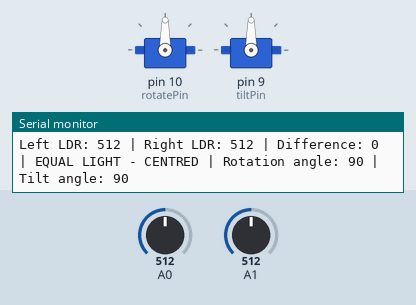
Bench run of a sketch on a simulated Arduino Uno, built with avr-gcc and run on an emulated ATmega328P. Shown: 2 × servo, the last lines printed to the serial monitor. The inputs (shaded band) are chosen by the test bench; at power-on: A0 = 512, A1 = 512.

Above: at 1.7 s.
1.8 s: A0 set to 527
At 4.19 s:
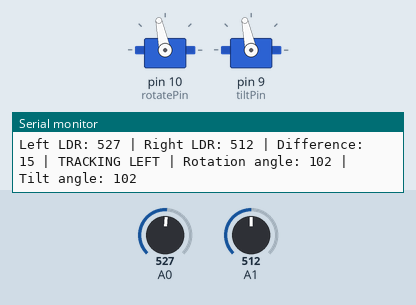
4.8 s: A1 set to 531
6.4 s: A0 set to 511
At 9.36 s:
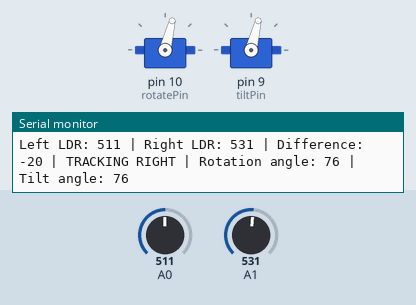
9.4 s: A0 set to 716
12.4 s: A1 set to 696
15.4 s: A1 set to 711
Timing chart, 0 to 18.0 s (numbered marks = the images above; inputs shaded):
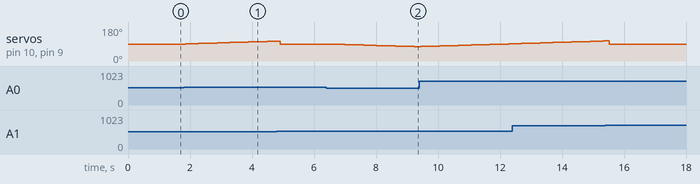

The sketch:

single_axis_new.ino
```cpp
#include <Servo.h>

Servo rotateServo;
Servo tiltServo;

// LDR connections
const int ldrLeft = A0;
const int ldrRight = A1;

// Servo signal pins
const int rotatePin = 10;
const int tiltPin = 9;

// Centre position
const int centerAngle = 90;

// Current servo angles
int rotateAngle = centerAngle;
int tiltAngle = centerAngle;

// Servo limits
const int minAngle = 0;
const int maxAngle = 180;

// Tracking settings
const int tolerance = 5;
const int stepSize = 1;
const int minLight = 80;
const int samples = 10;

// Read average LDR value
int readLDR(int pin) {
  long total = 0;

  for (int i = 0; i < samples; i++) {
    total += analogRead(pin);
    delay(3);
  }

  return total / samples;
}

// Send angles to both servos
void moveServos() {
  rotateServo.write(rotateAngle);
  tiltServo.write(tiltAngle);
}

void setup() {
  Serial.begin(9600);

  rotateServo.attach(rotatePin);
  tiltServo.attach(tiltPin);

  rotateAngle = centerAngle;
  tiltAngle = centerAngle;

  moveServos();

  delay(500);

  Serial.println("SOLAR TRACKER STARTED");
  Serial.println("Night/equal-light position: 90 degrees");
  Serial.println("----------------------------------------");
}

void loop() {
  int leftValue = readLDR(ldrLeft);
  int rightValue = readLDR(ldrRight);

  int difference = leftValue - rightValue;
  int averageLight = (leftValue + rightValue) / 2;

  Serial.print("Left LDR: ");
  Serial.print(leftValue);

  Serial.print(" | Right LDR: ");
  Serial.print(rightValue);

  Serial.print(" | Difference: ");
  Serial.print(difference);

  // NIGHT: return both servos to centre
  if (averageLight < minLight) {
    rotateAngle = centerAngle;
    tiltAngle = centerAngle;

    moveServos();

    Serial.print(" | NIGHT - CENTRED");
  }

  // EQUAL LIGHT: return both servos to centre
  else if (abs(difference) <= tolerance) {
    rotateAngle = centerAngle;
    tiltAngle = centerAngle;

    moveServos();

    Serial.print(" | EQUAL LIGHT - CENTRED");
  }

  // LEFT LDR receives more light
  else if (difference > tolerance) {
    rotateAngle = constrain(
      rotateAngle + stepSize, minAngle, maxAngle
    );

    tiltAngle = constrain(
      tiltAngle + stepSize, minAngle, maxAngle
    );

    moveServos();

    Serial.print(" | TRACKING LEFT");
  }

  // RIGHT LDR receives more light
  else {
    rotateAngle = constrain(
      rotateAngle - stepSize, minAngle, maxAngle
    );

    tiltAngle = constrain(
      tiltAngle - stepSize, minAngle, maxAngle
    );

    moveServos();

    Serial.print(" | TRACKING RIGHT");
  }

  Serial.print(" | Rotation angle: ");
  Serial.print(rotateAngle);

  Serial.print(" | Tilt angle: ");
  Serial.println(tiltAngle);

  delay(100);
}
```

Measured:
- the behaviour switches between 517 and 518 on A0 (found by bisection; images 0 and 1)
- after the input at 1.8 s, servo on pin 10 (rotatePin), servo on pin 9 (tiltPin): moves from 90° to 105° over 2.8 s, starting after 0.07 s
- after the input at 6.4 s, servo on pin 10 (rotatePin), servo on pin 9 (tiltPin): moves from 90° to 76° over 2.7 s, starting after 0.19 s
